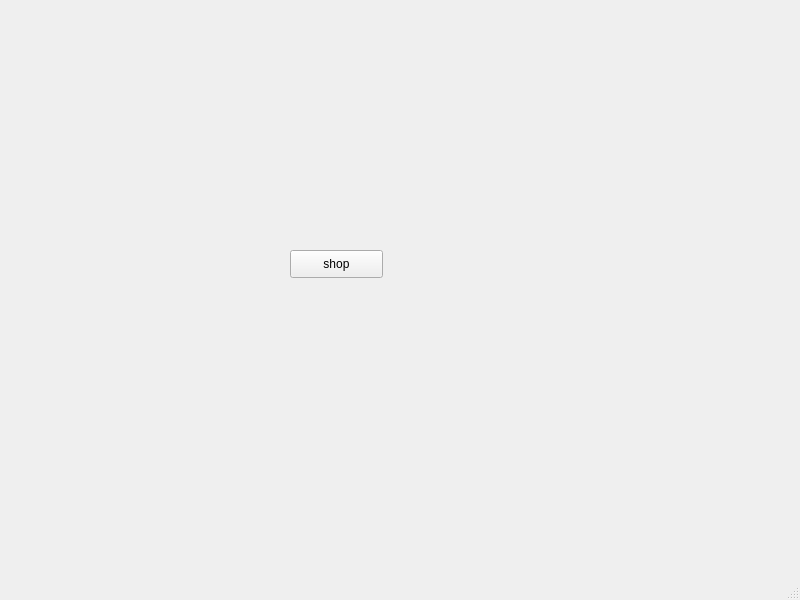
<?xml version="1.0" encoding="UTF-8"?>
<ui version="4.0">
 <class>MainWindow</class>
 <widget class="QMainWindow" name="MainWindow">
  <property name="geometry">
   <rect>
    <x>0</x>
    <y>0</y>
    <width>800</width>
    <height>600</height>
   </rect>
  </property>
  <property name="windowTitle">
   <string>MainWindow</string>
  </property>
  <widget class="QWidget" name="centralwidget">
   <widget class="QPushButton" name="pushButton">
    <property name="geometry">
     <rect>
      <x>290</x>
      <y>250</y>
      <width>93</width>
      <height>28</height>
     </rect>
    </property>
    <property name="text">
     <string>shop</string>
    </property>
   </widget>
  </widget>
  <widget class="QMenuBar" name="menubar">
   <property name="geometry">
    <rect>
     <x>0</x>
     <y>0</y>
     <width>800</width>
     <height>25</height>
    </rect>
   </property>
  </widget>
  <widget class="QStatusBar" name="statusbar"/>
 </widget>
 <resources/>
 <connections/>
</ui>
